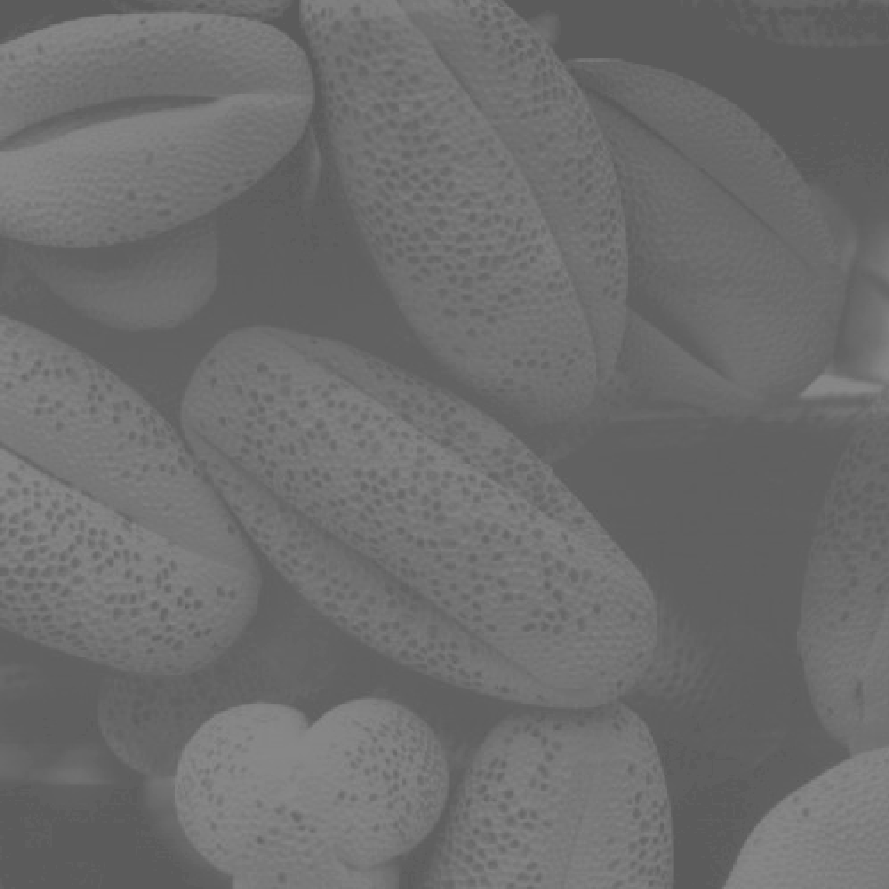
#> input picture PhepToanMienKhongGian/Histogram/keodan_dau.tif, 889 x 889 px
$ python histogram.py
#> lines starting #> are read from the running program, lines starting #| are printed output that depends on the picture
#> the answer given: keodan_dau.tif
import cv2
import matplotlib.pyplot as plt
import tkinter as tk
from tkinter import filedialog

def display_image_with_histogram(image_path):
    # Load ảnh từ đường dẫn
#> called with image_path = 'keodan_dau.tif'
    img = cv2.imread(image_path, 0)
#> img is the input picture: shape (889, 889); min 91, max 138, mean 109.1

    # Cân bằng histogram cho ảnh
    img_equalized = cv2.equalizeHist(img)
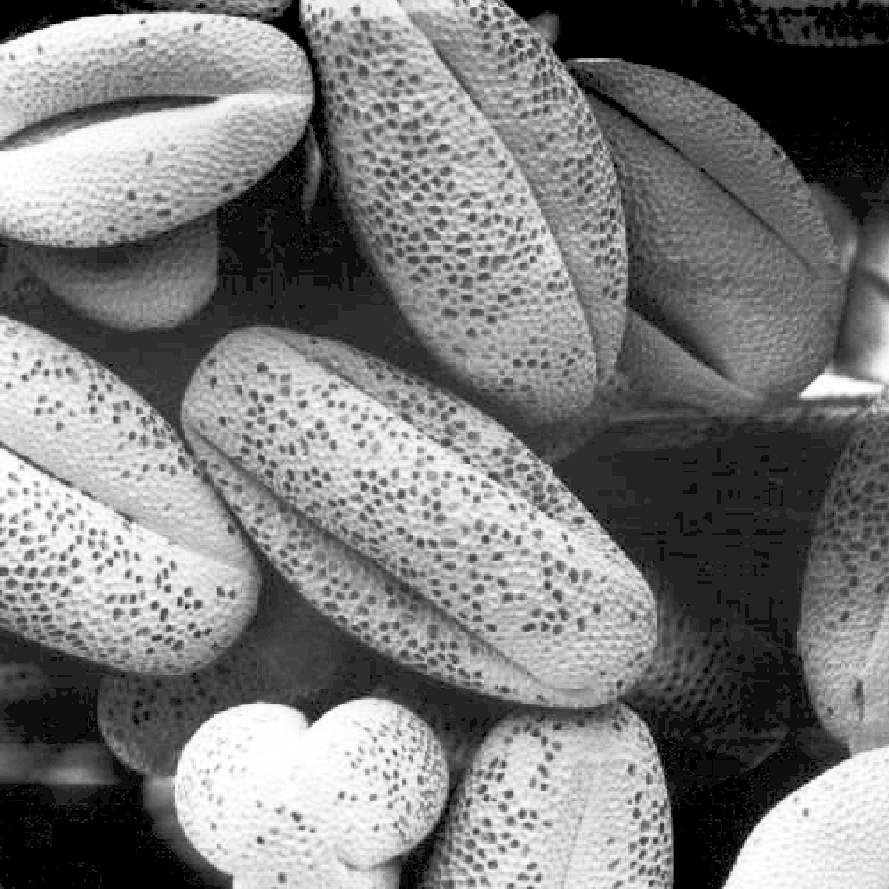
#> img_equalized: shape (889, 889); min 0, max 255, mean 122.7

    # Tạo subplot
    fig = plt.figure(figsize=(16, 9))
    (ax1, ax2), (ax3, ax4) = fig.subplots(2, 2)

    # Hiển thị ảnh gốc và histogram của ảnh gốc
    ax1.imshow(img, cmap='gray')
    ax1.set_title("Ảnh gốc")

    ax2.hist(img.ravel(), bins=256, range=[0, 256])
    ax2.set_title("Histogram ảnh gốc")

    # Hiển thị ảnh cân bằng histogram và histogram của ảnh cân bằng
    ax3.imshow(img_equalized, cmap='gray')
    ax3.set_title("Ảnh cân bằng histogram")

    ax4.hist(img_equalized.ravel(), bins=256, range=[0, 256])
    ax4.set_title("Histogram ảnh cân bằng")

    plt.show()
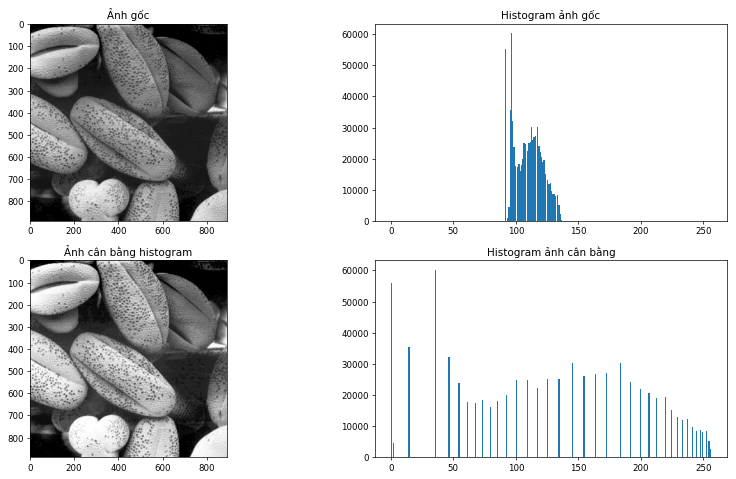
#> figure drawn by matplotlib, 4 panels; panel 2: tallest bar 60247 high, from x = 96 to 97; panel 4: tallest bar 60247 high, from x = 35 to 36

def select_image_and_display():
    root = tk.Tk()
    root.withdraw()
    file_path = filedialog.askopenfilename()
    if file_path:
        display_image_with_histogram(file_path)
    else:
        print("Không có ảnh được chọn")

select_image_and_display()
